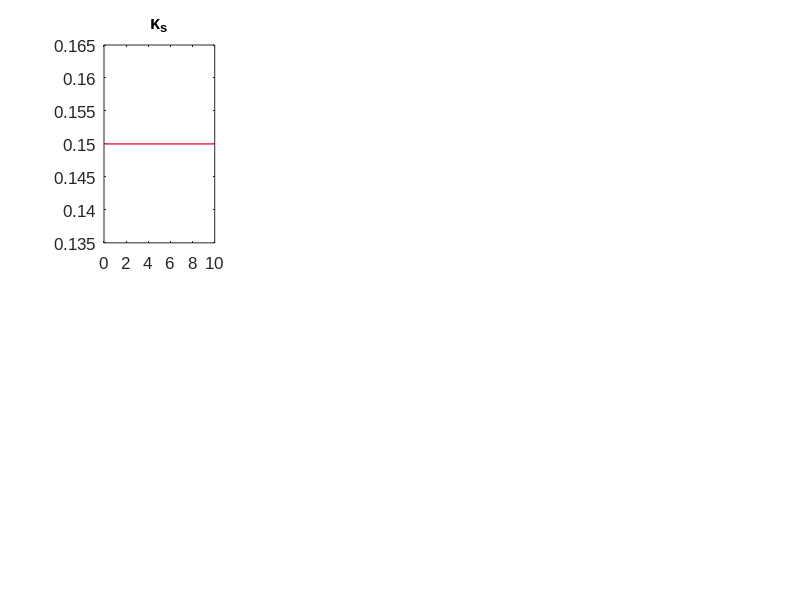

The MATLAB source for this figure: (Note: this script raises an error after producing the figure.)
% Solve RNA clock
%close all,clc, clear all
% Bistable parametrs
h = 3600;
uM = 10^(-6);
uMh = uM*h;
% Kinetic rate of biocontroller
kc = 20.*10^(-4)*h/4;
thc = 20.*10^(-4)*h/4*1.5;
bc = 3*10^4*uMh*2;
ac = 3*10^4*uMh*2;
phc = log(2)*60/30; 
gc = 3*10^4*uMh;
ut = 0.5;

p1 = [kc thc bc ac phc gc ut]; % 6

% Kinetic rate of biocontroller plant
ks = kc;
bs = bc;
as = ac;
phs = phc;
gs = gc;
ths = 3.*10^(-4)*h;
yt = 0.8;
wt = yt;
r1 = 0.1;
r2 = 0.2;
r3 = 0.3;
R1 = thc*r1/kc;
R2 = thc*r2/kc;
R3 = thc*r3/kc;

p2 = [ks bs as phs gs ths yt wt];

var = {'\kappa_c','\theta_c','\beta_c','\alpha_c','\phi_c','\gamma_c','u^{tot}',...
    '\kappa_s','\beta_s','\alpha_s','\phi_s','\gamma_s','\theta_s','y^{tot}','w^{tot}'};

set(0,'DefaultAxesFontName', 'Arial')
set(0,'DefaultAxesFontSize', 12)

p = [p1 p2 r1];

tf=10;
tspan =[0 tf];

options = odeset('AbsTol',10^-6);
% T1 A1 R1 T2 A2 R2 T5 T6 R5 R6
x0 = [0 0 0 0 wt*1 0];

%
Scale = log10(2);
DIM1 = [0 6.5 7 3];
DIM2 = [0 0 7 3];
N = 5;
hFig=figure(5);
set(hFig,'Units','inches', 'Position', DIM1)
% COLOR = [255 172 13; 232 68 12]/255; % from red to yellow
% COLOR = [ 203 206 210;77 77 77]/255; % from red to yellow
COLOR = [ 203 206 210;0 0 0]/255; % from red to yellow
% COLOR = [ 230 233 237;5 32 73]/255; % from red to yellow
vec1 = [8:11]; % 9
vec2 = [12:15]; % 9

j = 1;
xx=length(vec1);
% xx = 3;
for i=vec1
    subplot(2,xx,j),plot([0 tf],[R1 R1],'-','Color',[236 24 72]/255,'LineWidth',1)
    title(var(i))
    hold on ,Plot_ScanParameter(p,i,Scale,N,tf,x0,COLOR)
    subplot(2,xx,j+xx),Plot_ScanParameterNCS(p,i,Scale,N,COLOR)
    title(var(i))
    j = j+1;
end
hold off

hFig=figure(6);
set(hFig,'Units','inches', 'Position', DIM2)

j = 1;
% xx=length(vec2);
for i=vec2
    subplot(2,xx,j),plot([0 tf],[R1 R1],'-','Color',[236 24 72]/255,'LineWidth',1)
    title(var(i))
    hold on ,Plot_ScanParameter(p,i,Scale,N,tf,x0,COLOR)
    subplot(2,xx,j+xx),Plot_ScanParameterNCS(p,i,Scale,N,COLOR)
    title(var(i))
    j = j+1;
end
hold off
